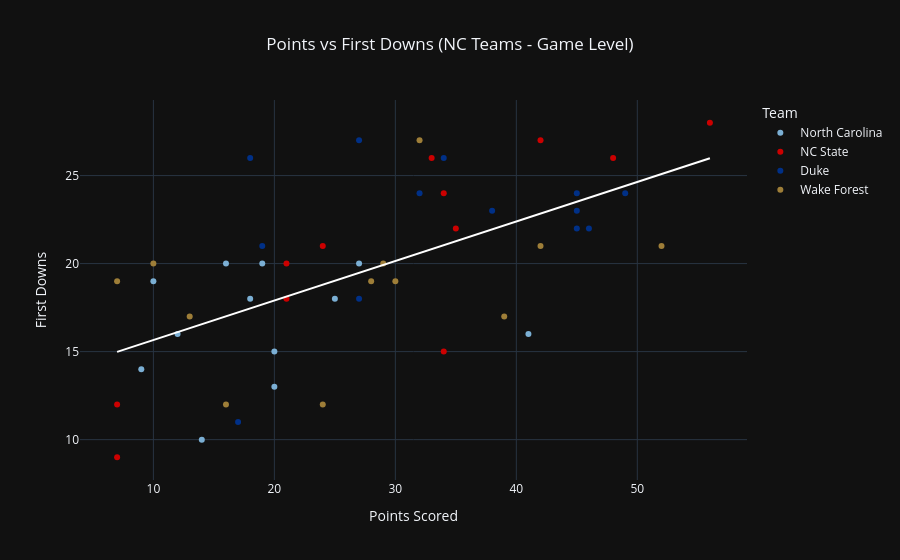

Notebook cell for this chart:
### Code cell
#Create Scatter Plot

color_map = {
    'Duke': '#003087',
    'North Carolina': '#7BAFD4',
    'NC State': '#CC0000',
    'Wake Forest': '#9E7E38'}

# Scatter (colored by team)
fig = px.scatter(
    nc_df,
    x='points',
    y='firstDowns',
    color='team',
    color_discrete_map=color_map,
    title='Points vs First Downs (NC Teams - Game Level)',
    labels={
        'points': 'Points Scored',
        'firstDowns': 'First Downs'
    }, template='plotly_dark')

# Single overall trendline
trendline = px.scatter(
    nc_df,
    x='points',
    y='firstDowns',
    trendline='ols')

# Add trendline
fig.add_trace(trendline.data[1])

# Style the trendline
fig.data[-1].line.color = 'white'
fig.data[-1].name = 'Trendline'

# Layout
fig.update_layout(
    title_x=0.5,
    legend_title_text='Team'
)

fig.show()

### Figure 1 — Plotly figure (JSON) as saved in the notebook; plotly's stock layout.template omitted (floating-point values rounded to 4 significant figures)
{"data": [{"hovertemplate": "team=North Carolina<br>Points Scored=%{x}<br>First Downs=%{y}<extra></extra>", "legendgroup": "North Carolina", "marker": {"color": "#7BAFD4", "symbol": "circle"}, "mode": "markers", "name": "North Carolina", "orientation": "v", "showlegend": true, "type": "scatter", "x": [14, 20, 41, 9, 10, 18, 16, 27, 20, 12, 25, 19], "xaxis": "x", "y": [10, 15, 16, 14, 19, 18, 20, 20, 13, 16, 18, 20], "yaxis": "y"}, {"hovertemplate": "team=NC State<br>Points Scored=%{x}<br>First Downs=%{y}<extra></extra>", "legendgroup": "NC State", "marker": {"color": "#CC0000", "symbol": "circle"}, "mode": "markers", "name": "NC State", "orientation": "v", "showlegend": true, "type": "scatter", "x": [24, 35, 34, 33, 21, 56, 7, 34, 48, 7, 21, 42], "xaxis": "x", "y": [21, 22, 24, 26, 18, 28, 12, 15, 26, 9, 20, 27], "yaxis": "y"}, {"hovertemplate": "team=Duke<br>Points Scored=%{x}<br>First Downs=%{y}<extra></extra>", "legendgroup": "Duke", "marker": {"color": "#003087", "symbol": "circle"}, "mode": "markers", "name": "Duke", "orientation": "v", "showlegend": true, "type": "scatter", "x": [45, 19, 27, 45, 38, 45, 18, 46, 34, 17, 32, 49, 27], "xaxis": "x", "y": [23, 21, 27, 22, 23, 24, 26, 22, 26, 11, 24, 24, 18], "yaxis": "y"}, {"hovertemplate": "team=Wake Forest<br>Points Scored=%{x}<br>First Downs=%{y}<extra></extra>", "legendgroup": "Wake Forest", "marker": {"color": "#9E7E38", "symbol": "circle"}, "mode": "markers", "name": "Wake Forest", "orientation": "v", "showlegend": true, "type": "scatter", "x": [10, 42, 24, 29, 30, 39, 13, 7, 16, 28, 52, 32], "xaxis": "x", "y": [20, 21, 12, 20, 19, 17, 17, 19, 12, 19, 21, 27], "yaxis": "y"}, {"hovertemplate": "<b>OLS trendline</b><br>firstDowns = 0.224508 * points + 13.4152<br>R<sup>2</sup>=0.371340<br><br>points=%{x}<br>firstDowns=%{y} <b>(trend)</b><extra></extra>", "legendgroup": "", "line": {"color": "white"}, "marker": {"color": "#636efa", "symbol": "circle"}, "mode": "lines", "name": "Trendline", "showlegend": false, "type": "scatter", "x": [7, 7, 7, 9, 10, 10, 12, 13, 14, 16, 16, 17, 18, 18, 19, 19, 20, 20, 21, 21, 24, 24, 25, 27, 27, 27, 28, 29, 30, 32, 32, 33, 34, 34, 34, 35, 38, 39, 41, 42, 42, 45, 45, 45, 46, 48, 49, 52, 56], "xaxis": "x", "y": [14.99, 14.99, 14.99, 15.44, 15.66, 15.66, 16.11, 16.33, 16.56, 17.01, 17.01, 17.23, 17.46, 17.46, 17.68, 17.68, 17.91, 17.91, 18.13, 18.13, 18.8, 18.8, 19.03, 19.48, 19.48, 19.48, 19.7, 19.93, 20.15, 20.6, 20.6, 20.82, 21.05, 21.05, 21.05, 21.27, 21.95, 22.17, 22.62, 22.84, 22.84, 23.52, 23.52, 23.52, 23.74, 24.19, 24.42, 25.09, 25.99], "yaxis": "y"}], "layout": {"legend": {"title": {"text": "Team"}, "tracegroupgap": 0}, "title": {"text": "Points vs First Downs (NC Teams - Game Level)", "x": 0.5}, "xaxis": {"anchor": "y", "domain": [0, 1], "title": {"text": "Points Scored"}}, "yaxis": {"anchor": "x", "domain": [0, 1], "title": {"text": "First Downs"}}}}
